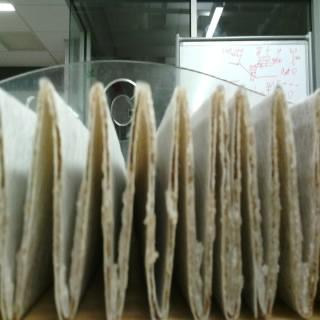
#> input picture Camera/photos/photos_close/Close.JPG, 320 x 320 px; its folder holds only this picture in this run
$ jupyter execute image_processing.ipynb   (older library calls are emulated)
#> lines starting #> are read from the running program, lines starting #| are printed output that depends on the picture; after the words box and inside, x2 and y2 are one past the last pixel; in counts of white or black regions, pixels touching at a corner belong together
#> further down, image is the input picture: shape (320, 320, 3); mean B, G, R 100, 116.8, 116.1
[cell 1]
import cv2
import os
import matplotlib.pyplot as plt
from scipy.signal import find_peaks
import numpy as np

[cell 2]
#testing scripts for image processing using python
#will adjust later for Zephyr in C


def find_peaks_sum_columns(image, dist):
    '''
    Sums each column and finds peak.
    To be honest, this one doesn't quite work... will keep here as archive in case
    Could work maybe if we can increase the contrast of pleats with background
    '''
#> called with dist = 20
    #blur to make image a little better
    gray = cv2.cvtColor(image, cv2.COLOR_BGR2GRAY)
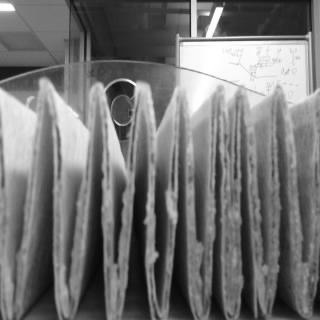
#> gray: shape (320, 320); min 5, max 255, mean 114.7
    blur = cv2.GaussianBlur(gray, (5, 5), 0)

    #sum each column
    profile = np.sum(blur, axis=0)
#> profile = 320 values, max 54056 at index 192, min 18004 at index 98, mean 36696.1

    #gets peaks
    peaks, _ = find_peaks(profile, distance=dist, prominence=5000)
#> peaks = [7, 63, 110, 150, 192, 223, 255]
    print(f"Found {len(peaks)} peaks at columns: {peaks}")
#| Found 7 peaks at columns: [  7  63 110 150 192 223 255]

    #draws lines at each peak onto image
    copy = image.copy()
    for p in peaks:
        cv2.line(copy, (p, 0), (p, copy.shape[0]), (0, 0, 255), 2)
#> this loop made 7 passes
#> p on passes 1 to 7: 7, 63, 110, 150, 192, 223, 255
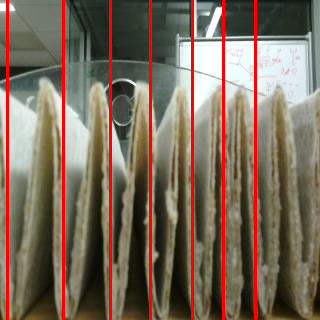
#> copy: shape (320, 320, 3); 6.56% of pixels changed, all inside (x1, y1, x2, y2) = (6, 0, 257, 320)

    #graph that displays brightness at each column index
    plt.plot(profile)
    plt.plot(peaks, profile[peaks], "rx")
    plt.title("Brightness at each column")
    plt.xlabel("Column index")
    plt.ylabel("Summed brightness")
    plt.show()
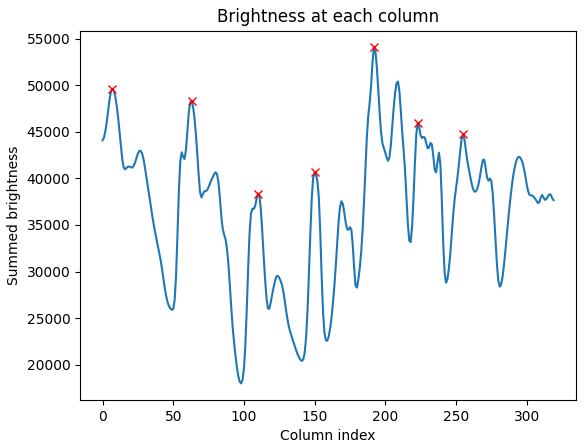
#> figure drawn by matplotlib, 1 panel; curve peaks at x = 192, y = 54056

    #image with line
    plt.imshow(cv2.cvtColor(copy, cv2.COLOR_BGR2RGB))
    plt.show()

[cell 3]
# [32 lines left out: function find_peaks_morph, not called in this run]

[cell 4]
# [21 lines left out: function find_peaks_sobel, not called in this run]

[cell 5]
#runs through test folder and applies script

#gets current working directory (not sure why I can't use relative path, only full path)
#but wanted this to work from anyones computer, so didn't add my full path
script_dir = os.getcwd()

#pick which folder you want to analyze
folder_path = os.path.join(script_dir, 'photos', 'photos_close') #close
# folder_path = os.path.join(script_dir, 'photos', 'photos_medium') #medium dist
# folder_path = os.path.join(script_dir, 'photos', 'photos_far') #far dist

for file in os.listdir(folder_path):
    path = os.path.join(folder_path, file)
    image = cv2.imread(path)
    find_peaks_sum_columns(image, 20)
    # find_peaks_morph(image, 75)
    # find_peaks_sobel(image, .65)
